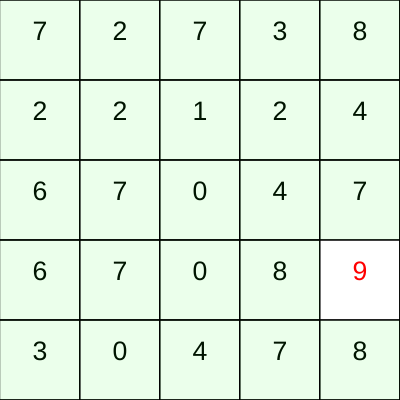
Frame 1 (no input)
Frame 60 (no input): identical to frame 1, image omitted
Frame 120 (the mouse pressed at the canvas centre since frame 60): identical to frame 1, image omitted

The p5.js sketch that drew this single still picture (run headless with seeded random() and noise() and a simulated clock; from frame 60 on, the mouse is pressed at the canvas centre):

// p5.js sketch
// ── sketch.js
function setup() {
  background(220);
  createCanvas(400, 400);
  // drawGrid()
  const myGrid = new Grid(unit,unit)
  myGrid.drawGrid();
  myGrid.setValues();
  myGrid.analyze(1,2)
}

function draw() {
}

var unit= 5
var unitSize = 400/unit

function mouseReleased(){
  fill(255,0,0,20)
  rect(floor(mouseX/unitSize)*unitSize, floor(mouseY/unitSize)*unitSize, unitSize, unitSize)
}
// ── grid.js
class Grid {
    constructor(_x=10,_y=10){
      this.x = _x; // number of columns
      this.y = _y; // number of rows
  
      this.posX = 0
      this.posY = 0
  
      this.xOff = width / this.x
      this.yOff = height / this.y
      
      this.values=[]
      
      // this.values=[5,1,0,7,1,8,0,2,7,9,9,2,5,7,4,6,8,4,2,3,6,0,0,6,1,1,6,7,3,9,0,0,4,7,7,1,0,2,2,1,5,0,5,8,0,4,1,3,8,8,9,8,9,2,4,6,5,3,1,4,0,5,6,5,9,6,3,6,5,0,5,1,7,4,5,5,1,7,2,8,0,8,5,8,6,2,9,0,4,1,2,4,8,7,8,8,0,2,3,9]
      
      this.arrayOfRows=[]
      for (var i=0; i<_y; i++){
        var row=[]
        for (var j=0; j<_x; j++){
          row.push(this.values[j+i*_y])
        }
        this.arrayOfRows.push(row)
      }
    }
    
    
    drawGrid(){
      for(let j=0; j <= this.y; j++){
        for (let i=0; i<=this.x; i++){
          rect(this.posX, this.posY, this.xOff, this.yOff)
          this.posX += this.xOff
          if (this.posX > this.x * this.xOff) {this.posX = 0}
        }
        this.posY = this.posY+this.yOff
      }
    }
    
    setValues(){
      for (var i = 0; i < (this.x * this.y); i++){
       this.values.push(floor(random(10))) 
      }
      // print('Values:',this.values)
      var xOff=this.xOff/2;
      var xReset=xOff
      var yOff = this.yOff/2;
      for (const i in this.values){
        textSize(this.xOff/3);
        textAlign(CENTER);
        if (this.values[i]==9) {
          fill(255,0,0)
        }
        text(this.values[i],xOff,yOff)
        fill(0)
        xOff += this.xOff
        if (xOff > width){
          xOff = xReset
          yOff += this.yOff
        }
      }
    }
    
    analyze(x,y){
      // print('Array of rows:', this.arrayOfRows)
      var currentNode = x+y*this.y // [array_index]
      console.log("initial pick: ",this.values[currentNode])
      
      var queue = [currentNode]
      var visited = new Array(this.values.length).fill(false)
      
      while (queue.length != 0){
        var node = queue.shift()
        var xPos = node%this.x
        var yPos = Math.floor(node/this.y)
        
        // print('node', this.values[node],'node index:',node)
        fill(0,255,0,20)
        rect(xPos*this.xOff,yPos*this.yOff,this.xOff,this.yOff)
  
        visited[node]=true
        
        // add left neighbour 
        var left = node-1
        if ( xPos-1>=0 & !visited[left] & this.values[left]!=9){
          queue.push(left)
          visited[left]=true
        }
        // add right neighbour 
        var right = node+1
        if ( xPos+1 < this.arrayOfRows[0].length & !visited[right] & this.values[right]!=9){
          queue.push(right)
          visited[right]=true
        }      
        
        // add bottom neighbour
        var bottom = node + this.y
        if (yPos+1<this.arrayOfRows.length & !visited[bottom] & this.values[bottom]!=9){
          queue.push(bottom)
          visited[bottom]=true
        }
        
        // add top neighbour
        var top = node - this.y
        if (yPos-1 >= 0 & !visited[top] & this.values[top]!=9){
          queue.push(top)
          visited[top]=true
        }
      }
    }
  
  }
  
